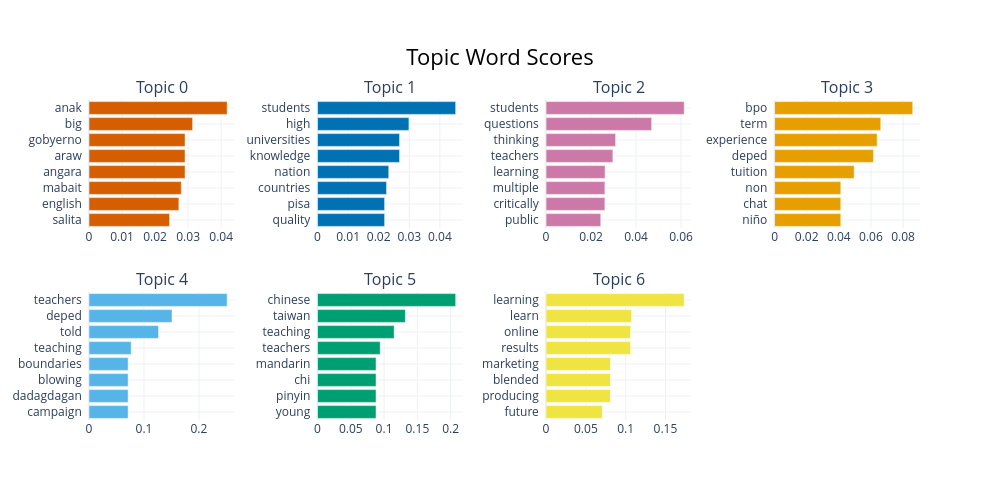

The notebook cell this image was saved under:
### Code cell
if bertopic_ok and n_bt_topics >= 2:
    display(topic_model.visualize_barchart(top_n_topics=min(n_bt_topics, 8), n_words=8))

### Figure 1 — Plotly figure (JSON) as saved in the notebook; plotly's stock layout.template omitted (floating-point values rounded to 4 significant figures)
{"data": [{"marker": {"color": "#D55E00"}, "orientation": "h", "x": [0.02438, 0.0272, 0.02793, 0.02907, 0.02907, 0.02907, 0.03136, 0.04181], "y": ["salita  ", "english  ", "mabait  ", "angara  ", "araw  ", "gobyerno  ", "big  ", "anak  "], "type": "bar", "xaxis": "x", "yaxis": "y"}, {"marker": {"color": "#0072B2"}, "orientation": "h", "x": [0.02193, 0.02193, 0.02256, 0.02328, 0.02682, 0.02682, 0.02988, 0.04516], "y": ["quality  ", "pisa  ", "countries  ", "nation  ", "knowledge  ", "universities  ", "high  ", "students  "], "type": "bar", "xaxis": "x2", "yaxis": "y2"}, {"marker": {"color": "#CC79A7"}, "orientation": "h", "x": [0.02431, 0.02616, 0.02616, 0.02624, 0.02971, 0.03091, 0.04693, 0.0614], "y": ["public  ", "critically  ", "multiple  ", "learning  ", "teachers  ", "thinking  ", "questions  ", "students  "], "type": "bar", "xaxis": "x3", "yaxis": "y3"}, {"marker": {"color": "#E69F00"}, "orientation": "h", "x": [0.04122, 0.04122, 0.04122, 0.04958, 0.06154, 0.06383, 0.06611, 0.08601], "y": ["niño  ", "chat  ", "non  ", "tuition  ", "deped  ", "experience  ", "term  ", "bpo  "], "type": "bar", "xaxis": "x4", "yaxis": "y4"}, {"marker": {"color": "#56B4E9"}, "orientation": "h", "x": [0.0712, 0.0712, 0.0712, 0.0712, 0.07674, 0.1265, 0.1511, 0.2513], "y": ["campaign  ", "dadagdagan  ", "blowing  ", "boundaries  ", "teaching  ", "told  ", "deped  ", "teachers  "], "type": "bar", "xaxis": "x5", "yaxis": "y5"}, {"marker": {"color": "#009E73"}, "orientation": "h", "x": [0.08793, 0.08793, 0.08793, 0.08793, 0.09425, 0.1151, 0.132, 0.2076], "y": ["young  ", "pinyin  ", "chi  ", "mandarin  ", "teachers  ", "teaching  ", "taiwan  ", "chinese  "], "type": "bar", "xaxis": "x6", "yaxis": "y6"}, {"marker": {"color": "#F0E442"}, "orientation": "h", "x": [0.0708, 0.08093, 0.08093, 0.08093, 0.1062, 0.1062, 0.1075, 0.1735], "y": ["future  ", "producing  ", "blended  ", "marketing  ", "results  ", "online  ", "learn  ", "learning  "], "type": "bar", "xaxis": "x7", "yaxis": "y7"}], "layout": {"xaxis": {"anchor": "y", "domain": [0.0, 0.175], "showgrid": true}, "yaxis": {"anchor": "x", "domain": [0.6, 1.0], "showgrid": true}, "xaxis2": {"anchor": "y2", "domain": [0.275, 0.45], "showgrid": true}, "yaxis2": {"anchor": "x2", "domain": [0.6, 1.0], "showgrid": true}, "xaxis3": {"anchor": "y3", "domain": [0.55, 0.725], "showgrid": true}, "yaxis3": {"anchor": "x3", "domain": [0.6, 1.0], "showgrid": true}, "xaxis4": {"anchor": "y4", "domain": [0.825, 1.0], "showgrid": true}, "yaxis4": {"anchor": "x4", "domain": [0.6, 1.0], "showgrid": true}, "xaxis5": {"anchor": "y5", "domain": [0.0, 0.175], "showgrid": true}, "yaxis5": {"anchor": "x5", "domain": [0.0, 0.4], "showgrid": true}, "xaxis6": {"anchor": "y6", "domain": [0.275, 0.45], "showgrid": true}, "yaxis6": {"anchor": "x6", "domain": [0.0, 0.4], "showgrid": true}, "xaxis7": {"anchor": "y7", "domain": [0.55, 0.725], "showgrid": true}, "yaxis7": {"anchor": "x7", "domain": [0.0, 0.4], "showgrid": true}, "xaxis8": {"anchor": "y8", "domain": [0.825, 1.0], "showgrid": true}, "yaxis8": {"anchor": "x8", "domain": [0.0, 0.4], "showgrid": true}, "annotations": [{"font": {"size": 16}, "showarrow": false, "text": "Topic 0", "x": 0.0875, "xanchor": "center", "xref": "paper", "y": 1.0, "yanchor": "bottom", "yref": "paper"}, {"font": {"size": 16}, "showarrow": false, "text": "Topic 1", "x": 0.3625, "xanchor": "center", "xref": "paper", "y": 1.0, "yanchor": "bottom", "yref": "paper"}, {"font": {"size": 16}, "showarrow": false, "text": "Topic 2", "x": 0.6375, "xanchor": "center", "xref": "paper", "y": 1.0, "yanchor": "bottom", "yref": "paper"}, {"font": {"size": 16}, "showarrow": false, "text": "Topic 3", "x": 0.9125, "xanchor": "center", "xref": "paper", "y": 1.0, "yanchor": "bottom", "yref": "paper"}, {"font": {"size": 16}, "showarrow": false, "text": "Topic 4", "x": 0.0875, "xanchor": "center", "xref": "paper", "y": 0.4, "yanchor": "bottom", "yref": "paper"}, {"font": {"size": 16}, "showarrow": false, "text": "Topic 5", "x": 0.3625, "xanchor": "center", "xref": "paper", "y": 0.4, "yanchor": "bottom", "yref": "paper"}, {"font": {"size": 16}, "showarrow": false, "text": "Topic 6", "x": 0.6375, "xanchor": "center", "xref": "paper", "y": 0.4, "yanchor": "bottom", "yref": "paper"}], "title": {"font": {"size": 22, "color": "Black"}, "text": "Topic Word Scores", "x": 0.5, "xanchor": "center", "yanchor": "top"}, "hoverlabel": {"font": {"size": 16, "family": "Rockwell"}, "bgcolor": "white"}, "showlegend": false, "width": 1000, "height": 500}}
